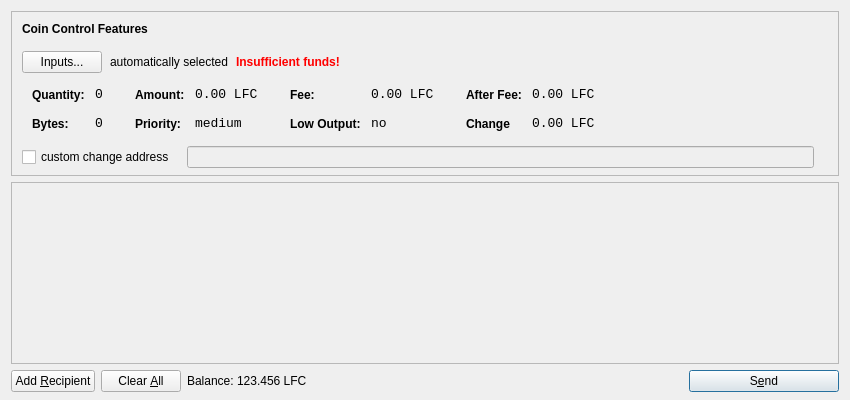
<?xml version="1.0" encoding="UTF-8"?>
<ui version="4.0">
 <class>SendCoinsDialog</class>
 <widget class="QDialog" name="SendCoinsDialog">
  <property name="geometry">
   <rect>
    <x>0</x>
    <y>0</y>
    <width>850</width>
    <height>400</height>
   </rect>
  </property>
  <property name="windowTitle">
   <string>Send Coins</string>
  </property>
  <layout class="QVBoxLayout" name="verticalLayout" stretch="0,1,0">
   <property name="bottomMargin">
    <number>8</number>
   </property>
   <item>
    <widget class="QFrame" name="frameCoinControl">
     <property name="sizePolicy">
      <sizepolicy hsizetype="Expanding" vsizetype="Expanding">
       <horstretch>0</horstretch>
       <verstretch>0</verstretch>
      </sizepolicy>
     </property>
     <property name="maximumSize">
      <size>
       <width>16777215</width>
       <height>16777215</height>
      </size>
     </property>
     <property name="frameShape">
      <enum>QFrame::StyledPanel</enum>
     </property>
     <property name="frameShadow">
      <enum>QFrame::Sunken</enum>
     </property>
     <layout class="QVBoxLayout" name="verticalLayoutCoinControl2">
      <property name="spacing">
       <number>-1</number>
      </property>
      <property name="leftMargin">
       <number>0</number>
      </property>
      <property name="topMargin">
       <number>0</number>
      </property>
      <property name="rightMargin">
       <number>0</number>
      </property>
      <property name="bottomMargin">
       <number>6</number>
      </property>
      <item>
       <layout class="QVBoxLayout" name="verticalLayoutCoinControl" stretch="0,0,0,0,1">
        <property name="spacing">
         <number>0</number>
        </property>
        <property name="leftMargin">
         <number>10</number>
        </property>
        <property name="topMargin">
         <number>10</number>
        </property>
        <item>
         <layout class="QHBoxLayout" name="horizontalLayoutCoinControl1">
          <property name="bottomMargin">
           <number>15</number>
          </property>
          <item>
           <widget class="QLabel" name="labelCoinControlFeatures">
            <property name="sizePolicy">
             <sizepolicy hsizetype="Preferred" vsizetype="Maximum">
              <horstretch>0</horstretch>
              <verstretch>0</verstretch>
             </sizepolicy>
            </property>
            <property name="font">
             <font>
              <weight>75</weight>
              <bold>true</bold>
             </font>
            </property>
            <property name="styleSheet">
             <string notr="true">font-weight:bold;</string>
            </property>
            <property name="text">
             <string>Coin Control Features</string>
            </property>
           </widget>
          </item>
         </layout>
        </item>
        <item>
         <layout class="QHBoxLayout" name="horizontalLayoutCoinControl2" stretch="0,0,0,0">
          <property name="spacing">
           <number>8</number>
          </property>
          <property name="bottomMargin">
           <number>10</number>
          </property>
          <item>
           <widget class="QPushButton" name="pushButtonCoinControl">
            <property name="styleSheet">
             <string notr="true"/>
            </property>
            <property name="text">
             <string>Inputs...</string>
            </property>
           </widget>
          </item>
          <item>
           <widget class="QLabel" name="labelCoinControlAutomaticallySelected">
            <property name="text">
             <string>automatically selected</string>
            </property>
            <property name="margin">
             <number>5</number>
            </property>
           </widget>
          </item>
          <item>
           <widget class="QLabel" name="labelCoinControlInsuffFunds">
            <property name="font">
             <font>
              <weight>75</weight>
              <bold>true</bold>
             </font>
            </property>
            <property name="styleSheet">
             <string notr="true">color:red;font-weight:bold;</string>
            </property>
            <property name="text">
             <string>Insufficient funds!</string>
            </property>
            <property name="margin">
             <number>5</number>
            </property>
           </widget>
          </item>
          <item>
           <spacer name="horizontalSpacerCoinControl">
            <property name="orientation">
             <enum>Qt::Horizontal</enum>
            </property>
            <property name="sizeHint" stdset="0">
             <size>
              <width>40</width>
              <height>1</height>
             </size>
            </property>
           </spacer>
          </item>
         </layout>
        </item>
        <item>
         <widget class="QWidget" name="widgetCoinControl" native="true">
          <property name="sizePolicy">
           <sizepolicy hsizetype="Preferred" vsizetype="Preferred">
            <horstretch>0</horstretch>
            <verstretch>0</verstretch>
           </sizepolicy>
          </property>
          <property name="minimumSize">
           <size>
            <width>0</width>
            <height>0</height>
           </size>
          </property>
          <property name="styleSheet">
           <string notr="true"/>
          </property>
          <layout class="QHBoxLayout" name="horizontalLayoutCoinControl5">
           <property name="margin">
            <number>0</number>
           </property>
           <item>
            <layout class="QHBoxLayout" name="horizontalLayoutCoinControl3" stretch="0,0,0,1">
             <property name="spacing">
              <number>20</number>
             </property>
             <property name="topMargin">
              <number>0</number>
             </property>
             <property name="bottomMargin">
              <number>10</number>
             </property>
             <item>
              <layout class="QFormLayout" name="formLayoutCoinControl1">
               <property name="horizontalSpacing">
                <number>10</number>
               </property>
               <property name="verticalSpacing">
                <number>14</number>
               </property>
               <property name="leftMargin">
                <number>10</number>
               </property>
               <property name="topMargin">
                <number>4</number>
               </property>
               <property name="rightMargin">
                <number>6</number>
               </property>
               <item row="0" column="0">
                <widget class="QLabel" name="labelCoinControlQuantityText">
                 <property name="styleSheet">
                  <string notr="true">font-weight:bold;</string>
                 </property>
                 <property name="text">
                  <string>Quantity:</string>
                 </property>
                 <property name="margin">
                  <number>0</number>
                 </property>
                </widget>
               </item>
               <item row="0" column="1">
                <widget class="QLabel" name="labelCoinControlQuantity">
                 <property name="font">
                  <font>
                   <family>Monospace</family>
                   <pointsize>10</pointsize>
                  </font>
                 </property>
                 <property name="cursor">
                  <cursorShape>IBeamCursor</cursorShape>
                 </property>
                 <property name="contextMenuPolicy">
                  <enum>Qt::ActionsContextMenu</enum>
                 </property>
                 <property name="text">
                  <string>0</string>
                 </property>
                 <property name="margin">
                  <number>0</number>
                 </property>
                 <property name="textInteractionFlags">
                  <set>Qt::LinksAccessibleByMouse|Qt::TextSelectableByKeyboard|Qt::TextSelectableByMouse</set>
                 </property>
                </widget>
               </item>
               <item row="1" column="0">
                <widget class="QLabel" name="labelCoinControlBytesText">
                 <property name="styleSheet">
                  <string notr="true">font-weight:bold;</string>
                 </property>
                 <property name="text">
                  <string>Bytes:</string>
                 </property>
                </widget>
               </item>
               <item row="1" column="1">
                <widget class="QLabel" name="labelCoinControlBytes">
                 <property name="font">
                  <font>
                   <family>Monospace</family>
                   <pointsize>10</pointsize>
                  </font>
                 </property>
                 <property name="cursor">
                  <cursorShape>IBeamCursor</cursorShape>
                 </property>
                 <property name="contextMenuPolicy">
                  <enum>Qt::ActionsContextMenu</enum>
                 </property>
                 <property name="text">
                  <string>0</string>
                 </property>
                 <property name="textInteractionFlags">
                  <set>Qt::LinksAccessibleByMouse|Qt::TextSelectableByKeyboard|Qt::TextSelectableByMouse</set>
                 </property>
                </widget>
               </item>
              </layout>
             </item>
             <item>
              <layout class="QFormLayout" name="formLayoutCoinControl2">
               <property name="horizontalSpacing">
                <number>10</number>
               </property>
               <property name="verticalSpacing">
                <number>14</number>
               </property>
               <property name="leftMargin">
                <number>6</number>
               </property>
               <property name="topMargin">
                <number>4</number>
               </property>
               <property name="rightMargin">
                <number>6</number>
               </property>
               <item row="0" column="0">
                <widget class="QLabel" name="labelCoinControlAmountText">
                 <property name="styleSheet">
                  <string notr="true">font-weight:bold;</string>
                 </property>
                 <property name="text">
                  <string>Amount:</string>
                 </property>
                 <property name="margin">
                  <number>0</number>
                 </property>
                </widget>
               </item>
               <item row="0" column="1">
                <widget class="QLabel" name="labelCoinControlAmount">
                 <property name="font">
                  <font>
                   <family>Monospace</family>
                   <pointsize>10</pointsize>
                  </font>
                 </property>
                 <property name="cursor">
                  <cursorShape>IBeamCursor</cursorShape>
                 </property>
                 <property name="contextMenuPolicy">
                  <enum>Qt::ActionsContextMenu</enum>
                 </property>
                 <property name="text">
                  <string>0.00 LFC</string>
                 </property>
                 <property name="textInteractionFlags">
                  <set>Qt::LinksAccessibleByMouse|Qt::TextSelectableByKeyboard|Qt::TextSelectableByMouse</set>
                 </property>
                </widget>
               </item>
               <item row="1" column="0">
                <widget class="QLabel" name="labelCoinControlPriorityText">
                 <property name="styleSheet">
                  <string notr="true">font-weight:bold;</string>
                 </property>
                 <property name="text">
                  <string>Priority:</string>
                 </property>
                </widget>
               </item>
               <item row="1" column="1">
                <widget class="QLabel" name="labelCoinControlPriority">
                 <property name="font">
                  <font>
                   <family>Monospace</family>
                   <pointsize>10</pointsize>
                  </font>
                 </property>
                 <property name="cursor">
                  <cursorShape>IBeamCursor</cursorShape>
                 </property>
                 <property name="contextMenuPolicy">
                  <enum>Qt::ActionsContextMenu</enum>
                 </property>
                 <property name="text">
                  <string>medium</string>
                 </property>
                 <property name="textInteractionFlags">
                  <set>Qt::LinksAccessibleByMouse|Qt::TextSelectableByKeyboard|Qt::TextSelectableByMouse</set>
                 </property>
                </widget>
               </item>
              </layout>
             </item>
             <item>
              <layout class="QFormLayout" name="formLayoutCoinControl3">
               <property name="horizontalSpacing">
                <number>10</number>
               </property>
               <property name="verticalSpacing">
                <number>14</number>
               </property>
               <property name="leftMargin">
                <number>6</number>
               </property>
               <property name="topMargin">
                <number>4</number>
               </property>
               <property name="rightMargin">
                <number>6</number>
               </property>
               <item row="0" column="0">
                <widget class="QLabel" name="labelCoinControlFeeText">
                 <property name="styleSheet">
                  <string notr="true">font-weight:bold;</string>
                 </property>
                 <property name="text">
                  <string>Fee:</string>
                 </property>
                 <property name="margin">
                  <number>0</number>
                 </property>
                </widget>
               </item>
               <item row="0" column="1">
                <widget class="QLabel" name="labelCoinControlFee">
                 <property name="font">
                  <font>
                   <family>Monospace</family>
                   <pointsize>10</pointsize>
                  </font>
                 </property>
                 <property name="cursor">
                  <cursorShape>IBeamCursor</cursorShape>
                 </property>
                 <property name="contextMenuPolicy">
                  <enum>Qt::ActionsContextMenu</enum>
                 </property>
                 <property name="text">
                  <string>0.00 LFC</string>
                 </property>
                 <property name="textInteractionFlags">
                  <set>Qt::LinksAccessibleByMouse|Qt::TextSelectableByKeyboard|Qt::TextSelectableByMouse</set>
                 </property>
                </widget>
               </item>
               <item row="1" column="0">
                <widget class="QLabel" name="labelCoinControlLowOutputText">
                 <property name="styleSheet">
                  <string notr="true">font-weight:bold;</string>
                 </property>
                 <property name="text">
                  <string>Low Output:</string>
                 </property>
                </widget>
               </item>
               <item row="1" column="1">
                <widget class="QLabel" name="labelCoinControlLowOutput">
                 <property name="font">
                  <font>
                   <family>Monospace</family>
                   <pointsize>10</pointsize>
                  </font>
                 </property>
                 <property name="cursor">
                  <cursorShape>IBeamCursor</cursorShape>
                 </property>
                 <property name="contextMenuPolicy">
                  <enum>Qt::ActionsContextMenu</enum>
                 </property>
                 <property name="text">
                  <string>no</string>
                 </property>
                 <property name="textInteractionFlags">
                  <set>Qt::LinksAccessibleByMouse|Qt::TextSelectableByKeyboard|Qt::TextSelectableByMouse</set>
                 </property>
                </widget>
               </item>
              </layout>
             </item>
             <item>
              <layout class="QFormLayout" name="formLayoutCoinControl4">
               <property name="horizontalSpacing">
                <number>10</number>
               </property>
               <property name="verticalSpacing">
                <number>14</number>
               </property>
               <property name="leftMargin">
                <number>6</number>
               </property>
               <property name="topMargin">
                <number>4</number>
               </property>
               <property name="rightMargin">
                <number>6</number>
               </property>
               <item row="0" column="0">
                <widget class="QLabel" name="labelCoinControlAfterFeeText">
                 <property name="styleSheet">
                  <string notr="true">font-weight:bold;</string>
                 </property>
                 <property name="text">
                  <string>After Fee:</string>
                 </property>
                 <property name="margin">
                  <number>0</number>
                 </property>
                </widget>
               </item>
               <item row="0" column="1">
                <widget class="QLabel" name="labelCoinControlAfterFee">
                 <property name="font">
                  <font>
                   <family>Monospace</family>
                   <pointsize>10</pointsize>
                  </font>
                 </property>
                 <property name="cursor">
                  <cursorShape>IBeamCursor</cursorShape>
                 </property>
                 <property name="contextMenuPolicy">
                  <enum>Qt::ActionsContextMenu</enum>
                 </property>
                 <property name="text">
                  <string>0.00 LFC</string>
                 </property>
                 <property name="textInteractionFlags">
                  <set>Qt::LinksAccessibleByMouse|Qt::TextSelectableByKeyboard|Qt::TextSelectableByMouse</set>
                 </property>
                </widget>
               </item>
               <item row="1" column="0">
                <widget class="QLabel" name="labelCoinControlChangeText">
                 <property name="styleSheet">
                  <string notr="true">font-weight:bold;</string>
                 </property>
                 <property name="text">
                  <string>Change</string>
                 </property>
                </widget>
               </item>
               <item row="1" column="1">
                <widget class="QLabel" name="labelCoinControlChange">
                 <property name="font">
                  <font>
                   <family>Monospace</family>
                   <pointsize>10</pointsize>
                  </font>
                 </property>
                 <property name="cursor">
                  <cursorShape>IBeamCursor</cursorShape>
                 </property>
                 <property name="contextMenuPolicy">
                  <enum>Qt::ActionsContextMenu</enum>
                 </property>
                 <property name="text">
                  <string>0.00 LFC</string>
                 </property>
                 <property name="textInteractionFlags">
                  <set>Qt::LinksAccessibleByMouse|Qt::TextSelectableByKeyboard|Qt::TextSelectableByMouse</set>
                 </property>
                </widget>
               </item>
              </layout>
             </item>
            </layout>
           </item>
          </layout>
         </widget>
        </item>
        <item>
         <layout class="QHBoxLayout" name="horizontalLayoutCoinControl4" stretch="0,0,0">
          <property name="spacing">
           <number>12</number>
          </property>
          <property name="sizeConstraint">
           <enum>QLayout::SetDefaultConstraint</enum>
          </property>
          <property name="topMargin">
           <number>5</number>
          </property>
          <property name="rightMargin">
           <number>5</number>
          </property>
          <item>
           <widget class="QCheckBox" name="checkBoxCoinControlChange">
            <property name="text">
             <string>custom change address</string>
            </property>
           </widget>
          </item>
          <item>
           <widget class="QLineEdit" name="lineEditCoinControlChange">
            <property name="enabled">
             <bool>false</bool>
            </property>
            <property name="sizePolicy">
             <sizepolicy hsizetype="Expanding" vsizetype="Fixed">
              <horstretch>0</horstretch>
              <verstretch>0</verstretch>
             </sizepolicy>
            </property>
           </widget>
          </item>
          <item>
           <widget class="QLabel" name="labelCoinControlChangeLabel">
            <property name="sizePolicy">
             <sizepolicy hsizetype="Preferred" vsizetype="Expanding">
              <horstretch>0</horstretch>
              <verstretch>0</verstretch>
             </sizepolicy>
            </property>
            <property name="minimumSize">
             <size>
              <width>0</width>
              <height>0</height>
             </size>
            </property>
            <property name="text">
             <string/>
            </property>
            <property name="margin">
             <number>3</number>
            </property>
           </widget>
          </item>
         </layout>
        </item>
        <item>
         <spacer name="verticalSpacerCoinControl">
          <property name="orientation">
           <enum>Qt::Vertical</enum>
          </property>
          <property name="sizeHint" stdset="0">
           <size>
            <width>800</width>
            <height>1</height>
           </size>
          </property>
         </spacer>
        </item>
       </layout>
      </item>
     </layout>
    </widget>
   </item>
   <item>
    <widget class="QScrollArea" name="scrollArea">
     <property name="widgetResizable">
      <bool>true</bool>
     </property>
     <widget class="QWidget" name="scrollAreaWidgetContents">
      <property name="geometry">
       <rect>
        <x>0</x>
        <y>0</y>
        <width>830</width>
        <height>165</height>
       </rect>
      </property>
      <layout class="QVBoxLayout" name="verticalLayout_2">
       <property name="margin">
        <number>0</number>
       </property>
       <item>
        <layout class="QVBoxLayout" name="entries">
         <property name="spacing">
          <number>6</number>
         </property>
        </layout>
       </item>
       <item>
        <spacer name="verticalSpacer">
         <property name="orientation">
          <enum>Qt::Vertical</enum>
         </property>
         <property name="sizeHint" stdset="0">
          <size>
           <width>20</width>
           <height>40</height>
          </size>
         </property>
        </spacer>
       </item>
      </layout>
     </widget>
    </widget>
   </item>
   <item>
    <layout class="QHBoxLayout" name="horizontalLayout">
     <item>
      <widget class="QPushButton" name="addButton">
       <property name="toolTip">
        <string>Send to multiple recipients at once</string>
       </property>
       <property name="text">
        <string>Add &amp;Recipient</string>
       </property>
       <property name="icon">
        <iconset resource="../bitcoin.qrc">
         <normaloff>:/icons/add</normaloff>:/icons/add</iconset>
       </property>
       <property name="autoDefault">
        <bool>false</bool>
       </property>
      </widget>
     </item>
     <item>
      <widget class="QPushButton" name="clearButton">
       <property name="sizePolicy">
        <sizepolicy hsizetype="Minimum" vsizetype="Fixed">
         <horstretch>0</horstretch>
         <verstretch>0</verstretch>
        </sizepolicy>
       </property>
       <property name="toolTip">
        <string>Remove all transaction fields</string>
       </property>
       <property name="text">
        <string>Clear &amp;All</string>
       </property>
       <property name="icon">
        <iconset resource="../bitcoin.qrc">
         <normaloff>:/icons/remove</normaloff>:/icons/remove</iconset>
       </property>
       <property name="autoRepeatDelay">
        <number>300</number>
       </property>
       <property name="autoDefault">
        <bool>false</bool>
       </property>
      </widget>
     </item>
     <item>
      <layout class="QHBoxLayout" name="horizontalLayout_2">
       <property name="spacing">
        <number>3</number>
       </property>
       <item>
        <widget class="QLabel" name="label">
         <property name="sizePolicy">
          <sizepolicy hsizetype="Preferred" vsizetype="Fixed">
           <horstretch>0</horstretch>
           <verstretch>0</verstretch>
          </sizepolicy>
         </property>
         <property name="text">
          <string>Balance:</string>
         </property>
        </widget>
       </item>
       <item>
        <widget class="QLabel" name="labelBalance">
         <property name="sizePolicy">
          <sizepolicy hsizetype="Preferred" vsizetype="Fixed">
           <horstretch>0</horstretch>
           <verstretch>0</verstretch>
          </sizepolicy>
         </property>
         <property name="cursor">
          <cursorShape>IBeamCursor</cursorShape>
         </property>
         <property name="text">
          <string>123.456 LFC</string>
         </property>
         <property name="textInteractionFlags">
          <set>Qt::LinksAccessibleByMouse|Qt::TextSelectableByKeyboard|Qt::TextSelectableByMouse</set>
         </property>
        </widget>
       </item>
      </layout>
     </item>
     <item>
      <spacer name="horizontalSpacer">
       <property name="orientation">
        <enum>Qt::Horizontal</enum>
       </property>
       <property name="sizeHint" stdset="0">
        <size>
         <width>40</width>
         <height>20</height>
        </size>
       </property>
      </spacer>
     </item>
     <item>
      <widget class="QPushButton" name="sendButton">
       <property name="minimumSize">
        <size>
         <width>150</width>
         <height>0</height>
        </size>
       </property>
       <property name="toolTip">
        <string>Confirm the send action</string>
       </property>
       <property name="text">
        <string>S&amp;end</string>
       </property>
       <property name="icon">
        <iconset resource="../bitcoin.qrc">
         <normaloff>:/icons/send</normaloff>:/icons/send</iconset>
       </property>
       <property name="default">
        <bool>true</bool>
       </property>
      </widget>
     </item>
    </layout>
   </item>
  </layout>
 </widget>
 <resources>
  <include location="../bitcoin.qrc"/>
 </resources>
 <connections/>
</ui>
